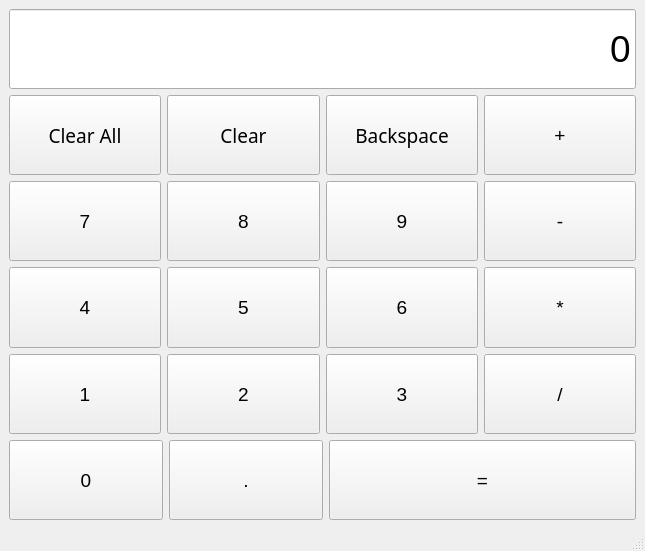
<?xml version="1.0" encoding="UTF-8"?>
<ui version="4.0">
 <class>calculator</class>
 <widget class="QMainWindow" name="calculator">
  <property name="geometry">
   <rect>
    <x>0</x>
    <y>0</y>
    <width>645</width>
    <height>551</height>
   </rect>
  </property>
  <property name="windowTitle">
   <string>calculator</string>
  </property>
  <widget class="QWidget" name="centralwidget">
   <layout class="QVBoxLayout" name="verticalLayout">
    <item>
     <widget class="QLineEdit" name="editDisplay">
      <property name="sizePolicy">
       <sizepolicy hsizetype="Expanding" vsizetype="Expanding">
        <horstretch>0</horstretch>
        <verstretch>0</verstretch>
       </sizepolicy>
      </property>
      <property name="font">
       <font>
        <pointsize>28</pointsize>
       </font>
      </property>
      <property name="text">
       <string>0</string>
      </property>
      <property name="alignment">
       <set>Qt::AlignRight|Qt::AlignTrailing|Qt::AlignVCenter</set>
      </property>
      <property name="readOnly">
       <bool>true</bool>
      </property>
     </widget>
    </item>
    <item>
     <layout class="QHBoxLayout" name="horizontalLayout">
      <item>
       <widget class="QPushButton" name="btnClearAll">
        <property name="sizePolicy">
         <sizepolicy hsizetype="Expanding" vsizetype="Expanding">
          <horstretch>0</horstretch>
          <verstretch>0</verstretch>
         </sizepolicy>
        </property>
        <property name="font">
         <font>
          <family>Modern No. 20</family>
          <pointsize>14</pointsize>
          <weight>50</weight>
          <bold>false</bold>
         </font>
        </property>
        <property name="text">
         <string>Clear All</string>
        </property>
       </widget>
      </item>
      <item>
       <widget class="QPushButton" name="btnClear">
        <property name="sizePolicy">
         <sizepolicy hsizetype="Expanding" vsizetype="Expanding">
          <horstretch>0</horstretch>
          <verstretch>0</verstretch>
         </sizepolicy>
        </property>
        <property name="font">
         <font>
          <family>Modern No. 20</family>
          <pointsize>14</pointsize>
          <weight>50</weight>
          <bold>false</bold>
         </font>
        </property>
        <property name="text">
         <string>Clear</string>
        </property>
       </widget>
      </item>
      <item>
       <widget class="QPushButton" name="btnBackspace">
        <property name="sizePolicy">
         <sizepolicy hsizetype="Expanding" vsizetype="Expanding">
          <horstretch>0</horstretch>
          <verstretch>0</verstretch>
         </sizepolicy>
        </property>
        <property name="font">
         <font>
          <family>Modern No. 20</family>
          <pointsize>14</pointsize>
         </font>
        </property>
        <property name="text">
         <string>Backspace</string>
        </property>
       </widget>
      </item>
      <item>
       <widget class="QPushButton" name="btnPlus">
        <property name="sizePolicy">
         <sizepolicy hsizetype="Expanding" vsizetype="Expanding">
          <horstretch>0</horstretch>
          <verstretch>0</verstretch>
         </sizepolicy>
        </property>
        <property name="font">
         <font>
          <pointsize>14</pointsize>
          <weight>50</weight>
          <bold>false</bold>
         </font>
        </property>
        <property name="text">
         <string>+</string>
        </property>
       </widget>
      </item>
     </layout>
    </item>
    <item>
     <layout class="QHBoxLayout" name="horizontalLayout_2">
      <item>
       <widget class="QPushButton" name="btn7">
        <property name="sizePolicy">
         <sizepolicy hsizetype="Expanding" vsizetype="Expanding">
          <horstretch>0</horstretch>
          <verstretch>0</verstretch>
         </sizepolicy>
        </property>
        <property name="font">
         <font>
          <pointsize>14</pointsize>
         </font>
        </property>
        <property name="text">
         <string>7</string>
        </property>
       </widget>
      </item>
      <item>
       <widget class="QPushButton" name="btn8">
        <property name="sizePolicy">
         <sizepolicy hsizetype="Expanding" vsizetype="Expanding">
          <horstretch>0</horstretch>
          <verstretch>0</verstretch>
         </sizepolicy>
        </property>
        <property name="font">
         <font>
          <pointsize>14</pointsize>
         </font>
        </property>
        <property name="text">
         <string>8</string>
        </property>
       </widget>
      </item>
      <item>
       <widget class="QPushButton" name="btn9">
        <property name="sizePolicy">
         <sizepolicy hsizetype="Expanding" vsizetype="Expanding">
          <horstretch>0</horstretch>
          <verstretch>0</verstretch>
         </sizepolicy>
        </property>
        <property name="font">
         <font>
          <pointsize>14</pointsize>
         </font>
        </property>
        <property name="text">
         <string>9</string>
        </property>
       </widget>
      </item>
      <item>
       <widget class="QPushButton" name="btnMinus">
        <property name="sizePolicy">
         <sizepolicy hsizetype="Expanding" vsizetype="Expanding">
          <horstretch>0</horstretch>
          <verstretch>0</verstretch>
         </sizepolicy>
        </property>
        <property name="font">
         <font>
          <pointsize>14</pointsize>
         </font>
        </property>
        <property name="text">
         <string>-</string>
        </property>
       </widget>
      </item>
     </layout>
    </item>
    <item>
     <layout class="QHBoxLayout" name="horizontalLayout_3">
      <item>
       <widget class="QPushButton" name="btn4">
        <property name="sizePolicy">
         <sizepolicy hsizetype="Expanding" vsizetype="Expanding">
          <horstretch>0</horstretch>
          <verstretch>0</verstretch>
         </sizepolicy>
        </property>
        <property name="font">
         <font>
          <pointsize>14</pointsize>
         </font>
        </property>
        <property name="text">
         <string>4</string>
        </property>
       </widget>
      </item>
      <item>
       <widget class="QPushButton" name="btn5">
        <property name="sizePolicy">
         <sizepolicy hsizetype="Expanding" vsizetype="Expanding">
          <horstretch>0</horstretch>
          <verstretch>0</verstretch>
         </sizepolicy>
        </property>
        <property name="font">
         <font>
          <pointsize>14</pointsize>
         </font>
        </property>
        <property name="text">
         <string>5</string>
        </property>
       </widget>
      </item>
      <item>
       <widget class="QPushButton" name="btn6">
        <property name="sizePolicy">
         <sizepolicy hsizetype="Expanding" vsizetype="Expanding">
          <horstretch>0</horstretch>
          <verstretch>0</verstretch>
         </sizepolicy>
        </property>
        <property name="font">
         <font>
          <pointsize>14</pointsize>
          <weight>50</weight>
          <bold>false</bold>
         </font>
        </property>
        <property name="text">
         <string>6</string>
        </property>
       </widget>
      </item>
      <item>
       <widget class="QPushButton" name="btnMultiply">
        <property name="sizePolicy">
         <sizepolicy hsizetype="Expanding" vsizetype="Expanding">
          <horstretch>0</horstretch>
          <verstretch>0</verstretch>
         </sizepolicy>
        </property>
        <property name="font">
         <font>
          <pointsize>14</pointsize>
          <weight>50</weight>
          <bold>false</bold>
         </font>
        </property>
        <property name="text">
         <string>*</string>
        </property>
       </widget>
      </item>
     </layout>
    </item>
    <item>
     <layout class="QHBoxLayout" name="horizontalLayout_4">
      <item>
       <widget class="QPushButton" name="btn1">
        <property name="sizePolicy">
         <sizepolicy hsizetype="Expanding" vsizetype="Expanding">
          <horstretch>0</horstretch>
          <verstretch>0</verstretch>
         </sizepolicy>
        </property>
        <property name="font">
         <font>
          <pointsize>14</pointsize>
          <weight>50</weight>
          <bold>false</bold>
         </font>
        </property>
        <property name="text">
         <string>1</string>
        </property>
       </widget>
      </item>
      <item>
       <widget class="QPushButton" name="btn2">
        <property name="sizePolicy">
         <sizepolicy hsizetype="Expanding" vsizetype="Expanding">
          <horstretch>0</horstretch>
          <verstretch>0</verstretch>
         </sizepolicy>
        </property>
        <property name="font">
         <font>
          <pointsize>14</pointsize>
          <weight>50</weight>
          <bold>false</bold>
         </font>
        </property>
        <property name="text">
         <string>2</string>
        </property>
       </widget>
      </item>
      <item>
       <widget class="QPushButton" name="btn3">
        <property name="sizePolicy">
         <sizepolicy hsizetype="Expanding" vsizetype="Expanding">
          <horstretch>0</horstretch>
          <verstretch>0</verstretch>
         </sizepolicy>
        </property>
        <property name="font">
         <font>
          <pointsize>14</pointsize>
          <weight>50</weight>
          <bold>false</bold>
         </font>
        </property>
        <property name="text">
         <string>3</string>
        </property>
       </widget>
      </item>
      <item>
       <widget class="QPushButton" name="btnDivide">
        <property name="sizePolicy">
         <sizepolicy hsizetype="Expanding" vsizetype="Expanding">
          <horstretch>0</horstretch>
          <verstretch>0</verstretch>
         </sizepolicy>
        </property>
        <property name="font">
         <font>
          <pointsize>14</pointsize>
          <weight>50</weight>
          <bold>false</bold>
         </font>
        </property>
        <property name="text">
         <string>/</string>
        </property>
       </widget>
      </item>
     </layout>
    </item>
    <item>
     <layout class="QHBoxLayout" name="horizontalLayout_5">
      <item>
       <widget class="QPushButton" name="btn0">
        <property name="sizePolicy">
         <sizepolicy hsizetype="Expanding" vsizetype="Expanding">
          <horstretch>1</horstretch>
          <verstretch>0</verstretch>
         </sizepolicy>
        </property>
        <property name="font">
         <font>
          <pointsize>14</pointsize>
          <weight>50</weight>
          <bold>false</bold>
         </font>
        </property>
        <property name="text">
         <string>0</string>
        </property>
       </widget>
      </item>
      <item>
       <widget class="QPushButton" name="btnDot">
        <property name="sizePolicy">
         <sizepolicy hsizetype="Expanding" vsizetype="Expanding">
          <horstretch>1</horstretch>
          <verstretch>0</verstretch>
         </sizepolicy>
        </property>
        <property name="font">
         <font>
          <pointsize>14</pointsize>
          <weight>50</weight>
          <bold>false</bold>
         </font>
        </property>
        <property name="text">
         <string>.</string>
        </property>
       </widget>
      </item>
      <item>
       <widget class="QPushButton" name="btneEual">
        <property name="sizePolicy">
         <sizepolicy hsizetype="Expanding" vsizetype="Expanding">
          <horstretch>2</horstretch>
          <verstretch>0</verstretch>
         </sizepolicy>
        </property>
        <property name="font">
         <font>
          <pointsize>14</pointsize>
          <weight>50</weight>
          <bold>false</bold>
         </font>
        </property>
        <property name="text">
         <string>=</string>
        </property>
       </widget>
      </item>
     </layout>
    </item>
   </layout>
  </widget>
  <widget class="QMenuBar" name="menubar">
   <property name="geometry">
    <rect>
     <x>0</x>
     <y>0</y>
     <width>645</width>
     <height>26</height>
    </rect>
   </property>
  </widget>
  <widget class="QStatusBar" name="statusbar"/>
 </widget>
 <resources/>
 <connections/>
</ui>
